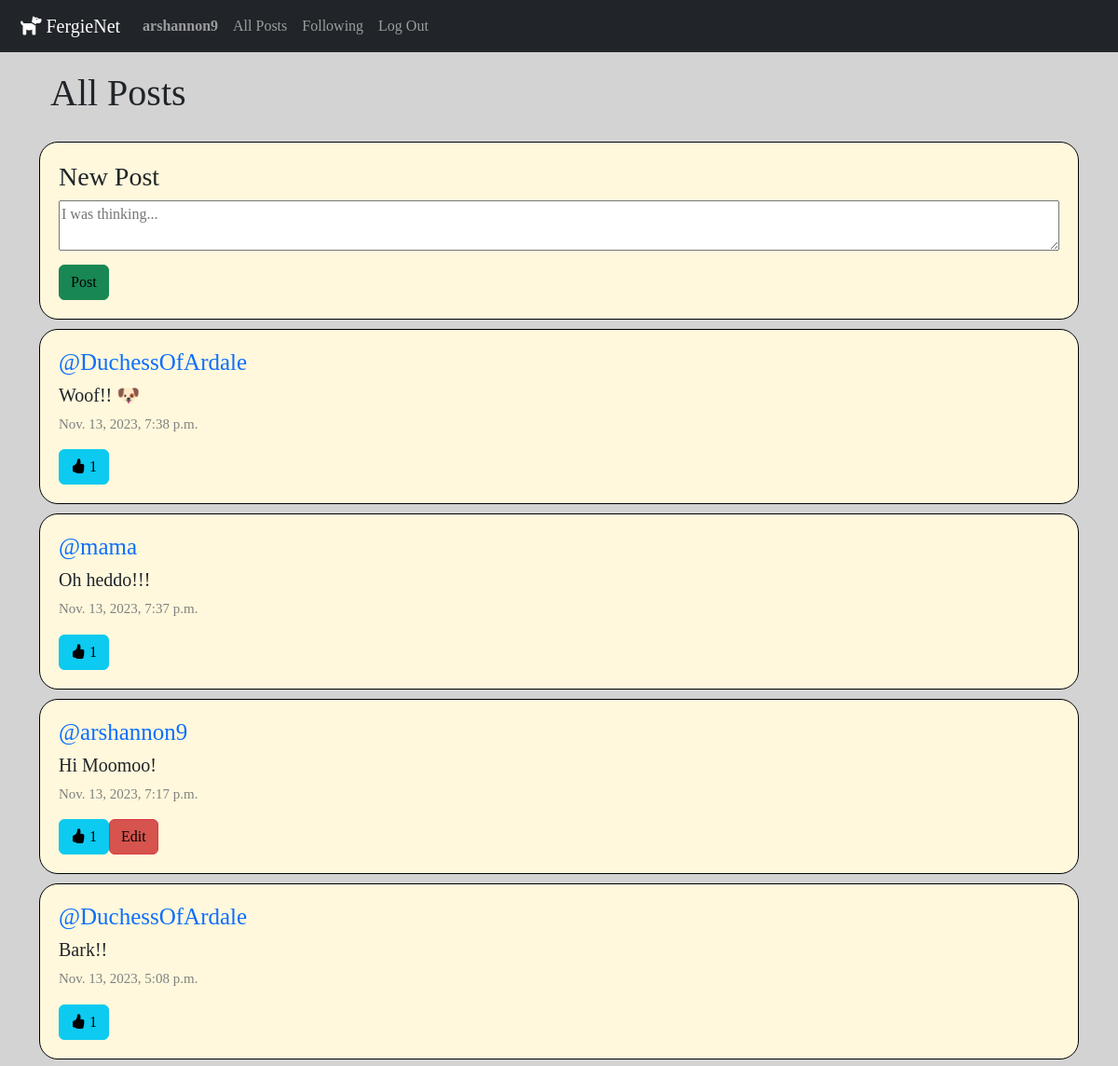
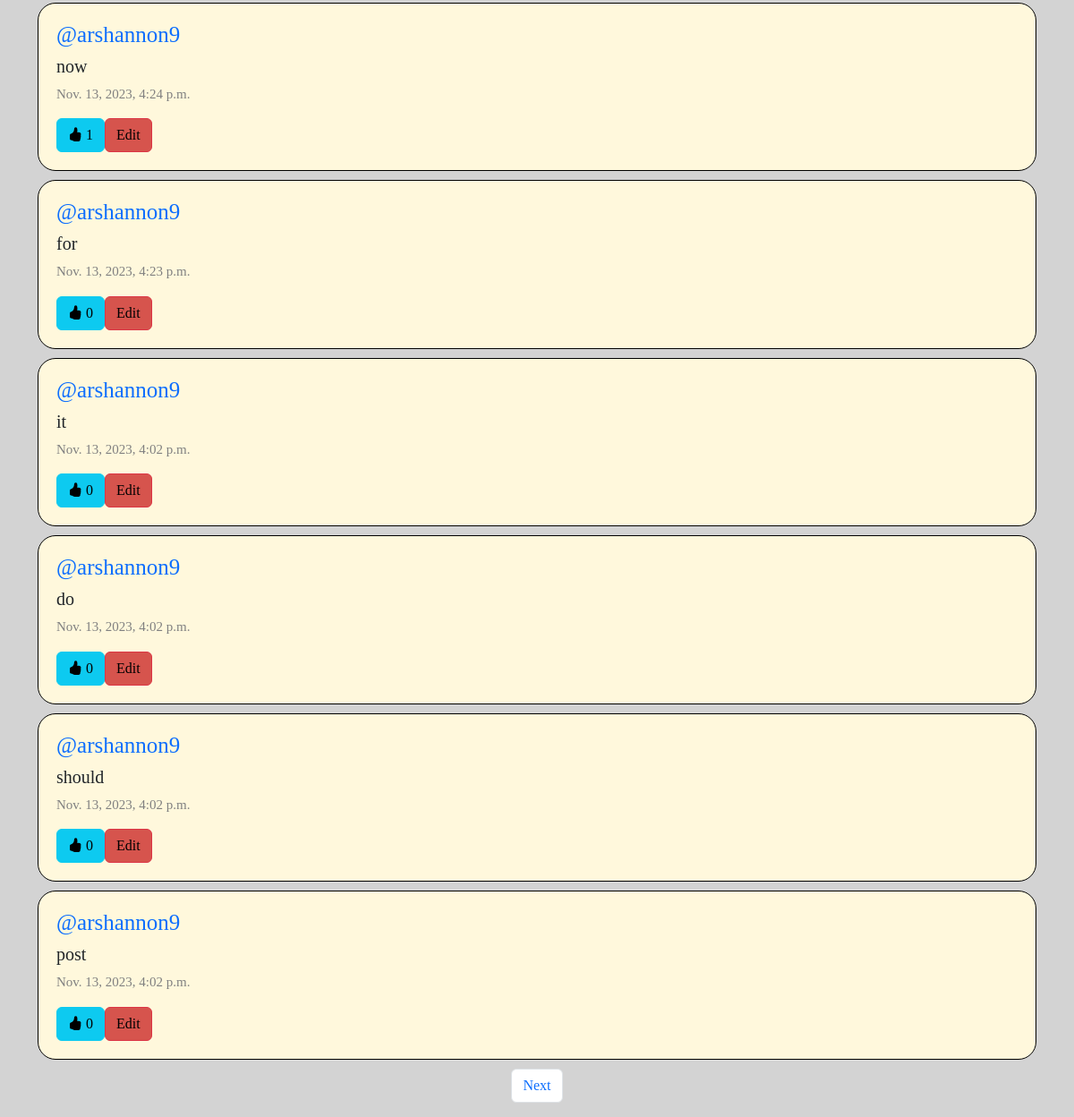
/ (signed in), run on the app's committed database (2 pictures, top to bottom).
### network/models.py (models this page shows, shortened)
class User(AbstractUser):
    pass

class Post(models.Model):
    user = models.ForeignKey(User, on_delete=models.CASCADE, related_name='author')
    content = models.CharField(max_length=280)
    date = models.DateTimeField(auto_now_add=True)
    like_count = models.IntegerField(default=0)

### network/views.py (the view)
# urls.py: path("", views.index, name="index"),
def index(request):
    if request.user.is_authenticated:
        all_posts = Post.objects.all().order_by("id").reverse()
        paginator = Paginator(all_posts, 10)
        page_number = request.GET.get("page")
        page_posts = paginator.get_page(page_number)
        all_likes = Like.objects.all()
        user_likes = []
        try:
            for like in all_likes:
                if like.user_liking.id == request.user.id:
                    user_likes.append(like.post_liked.id)
        except:
            user_likes = []
        return render(request, "network/index.html", {
            "all_posts": all_posts,
            "page_posts": page_posts,
            "user_likes": user_likes
        })
    else:
        return HttpResponseRedirect(reverse("login"))

### network/templates/network/index.html (shortened to what this page needs)
{% extends "network/layout.html" %} {% block body %}
<div class="container-lg page-display">
  <div class="container-lg header">
    <h1>All Posts</h1>
  </div>
  {% if user.is_authenticated %}
  <form
    class="container-lg new-post-form"
    action="{% url 'new_post' %}"
    method="POST"
  >
    <h3>New Post</h3>
    <textarea
      class="new-post-content"
      name="content"
      row="6"
      placeholder="I was thinking..."
    ></textarea>
    <input type="submit" value="Post" class="btn btn-success" />
  </form>
  {% endif %}
  <div class="all-posts">
    {% for post in page_posts %}
    <div class="container-lg post-display">
      <h5 class="post-user"><a href="{% url 'profile' user_id=post.user.id %}" class="post-user-link">@{{ post.user }}</a></h5>
      <h6 class="post-content" id="content_{{ post.id }}">{{ post.content }}</h6>
      <p class="post-date">{{ post.date }}</p>
      <div class="post-buttons">
      {% if user.is_authenticated %}
        <button class="btn btn-info bi bi-hand-thumbs-up-fill" id="{{ post.id }}" onclick="likeHandler({{ post.id }}, {{ user_likes }})"> <span id="like_count_display_{{ post.id }}">{{ post.like_count }}</span></button>
        {% if user == post.user %}
        <div class="edit-button">
          <button class="btn btn-danger" data-bs-toggle="modal" data-bs-target="#modal_edit_post_{{ post.id }}">Edit</button>
        </div>
        {% endif %}
      {% endif %}
    </div>
    </div>
    {% endfor %}
  </div>
  <nav aria-label="Page navigation">
    <ul class="pagination">
      {% if page_posts.has_next %}
      <li class="page-item">
        <a class="page-link" href="?page={{ page_posts.next_page_number }}">Next</a>
      </li>
      {% endif %}
    </ul>
  </nav>
</div>
{% endblock %}

### network/templates/network/layout.html (shortened to what this page needs)
{% load static %}
<!DOCTYPE html>
<html lang="en">
  <head>
    <link href="https://cdn.jsdelivr.net/npm/bootstrap@5.3.2/dist/css/bootstrap.min.css" rel="stylesheet">
    <link rel="stylesheet" href="https://cdn.jsdelivr.net/npm/bootstrap-icons@1.11.1/font/bootstrap-icons.css">
    <link href="{% static 'network/styles.css' %}" rel="stylesheet" />
  </head>
  <body>
    <nav class="navbar sticky-top bg-dark navbar-expand-md navbar-dark">
      <div class="navbar-container container-xxl">
          <a class="navbar-brand" href="{% url 'index' %}">
              <i class="fa-solid fa-dog"></i> FergieNet
          </a>
          <div class="collapse navbar-collapse justify-content-start align-center" id="main-nav">
              <ul class="navbar-nav">
                  {% if user.is_authenticated %}
                  <li class="nav-item">
                      <a class="nav-link" href="{% url 'profile' user_id=user.id %}">
                          <strong>{{ user.username }}</strong>
                      </a>
                  </li>
                  <li class="nav-item">
                      <a class="nav-link" href="{% url 'index' %}">All Posts</a>
                  </li>
                  <li class="nav-item">
                      <a class="nav-link" href="{% url 'following' %}">Following</a>
                  </li>
                  <li class="nav-item">
                      <a class="nav-link" href="{% url 'logout' %}">Log Out</a>
                  </li>
                  {% endif %}
              </ul>
          </div>
      </div>
  </nav>
    <div class="body">{% block body %} {% endblock %}</div>
  </body>
</html>

### network/static/network/styles.css (style rules this page uses)
body { font-family: Garamond, serif; overflow: scroll; background-color: lightgray; }
textarea { width: 100%; margin-bottom: 15px; }
a.post-user-link { text-decoration: none; }
.all-posts, .following-posts { display: flex; justify-content: flex-start; flex-direction: column; }
.btn-danger { --bs-btn-bg: #d6544d; --bs-btn-color: #000; }
.btn-success { --bs-btn-color: #000; }
.edit-button { display: flex; justify-content: space-around; }
.header { margin: 20px 0; display: flex; flex-direction: row; justify-content: space-between; }
.navbar { position: sticky; top: 0; padding-left: 10px; }
.new-post-form, .post-display { display: flex; flex-direction: column; justify-content: center; align-items: flex-start; border: 1px solid black; border-radius: 20px; padding: 20px; margin-bottom: 10px; background-color: cornsilk; }
.pagination { display: flex; justify-content: center; }
.post-content { font-size: 20px; }
.post-user { font-size: 25px; }
.post-date { font-size: 15px; color: gray; }
.post-buttons { display: flex; flex: row; justify-content: space-between; }

### data on the page
User: username "arshannon9"
Post: user "DuchessOfArdale", content "Woof!! 🐶", date "Nov. 13, 2023, 7:38 p.m.", like_count "1"
Post: user "mama", content "Oh heddo!!!", date "Nov. 13, 2023, 7:37 p.m.", like_count "1"
Post: user "arshannon9", content "Hi Moomoo!", date "Nov. 13, 2023, 7:17 p.m.", like_count "1"
Post: user "DuchessOfArdale", content "Bark!!", date "Nov. 13, 2023, 5:08 p.m.", like_count "1"
Post: user "arshannon9", content "now", date "Nov. 13, 2023, 4:24 p.m.", like_count "1"
Post: user "arshannon9", content "for", date "Nov. 13, 2023, 4:23 p.m.", like_count "0"
Post: user "arshannon9", content "it", date "Nov. 13, 2023, 4:02 p.m.", like_count "0"
Post: user "arshannon9", content "do", date "Nov. 13, 2023, 4:02 p.m.", like_count "0"
Post: user "arshannon9", content "should", date "Nov. 13, 2023, 4:02 p.m.", like_count "0"
Post: user "arshannon9", content "post", date "Nov. 13, 2023, 4:02 p.m.", like_count "0"
